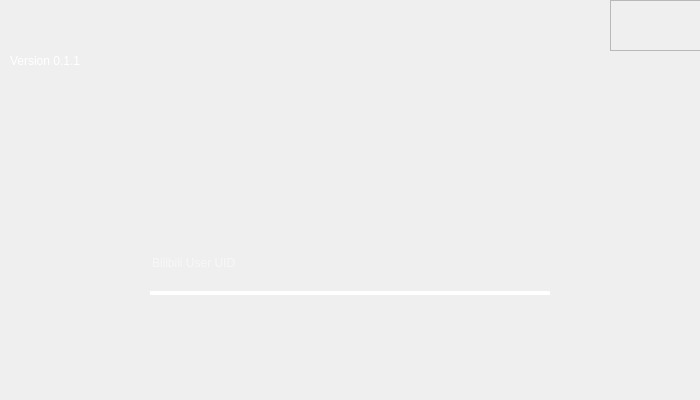
<?xml version="1.0" encoding="UTF-8"?>
<ui version="4.0">
 <class>Form</class>
 <widget class="QWidget" name="Form">
  <property name="geometry">
   <rect>
    <x>0</x>
    <y>0</y>
    <width>700</width>
    <height>400</height>
   </rect>
  </property>
  <property name="minimumSize">
   <size>
    <width>700</width>
    <height>400</height>
   </size>
  </property>
  <property name="maximumSize">
   <size>
    <width>700</width>
    <height>400</height>
   </size>
  </property>
  <property name="windowTitle">
   <string>Form</string>
  </property>
  <property name="styleSheet">
   <string notr="true"/>
  </property>
  <widget class="QLabel" name="background">
   <property name="geometry">
    <rect>
     <x>0</x>
     <y>0</y>
     <width>700</width>
     <height>400</height>
    </rect>
   </property>
   <property name="styleSheet">
    <string notr="true"/>
   </property>
   <property name="text">
    <string/>
   </property>
  </widget>
  <widget class="QLineEdit" name="login_uid">
   <property name="geometry">
    <rect>
     <x>150</x>
     <y>235</y>
     <width>400</width>
     <height>60</height>
    </rect>
   </property>
   <property name="styleSheet">
    <string notr="true">font: 30pt &quot;猫啃什锦黑-轻量版&quot;;
border:none;
border-bottom:4px solid rgba(255,255,255,255);
background-color: rgba( 0, 0, 0, 0);
color: rgb(255,255,255);</string>
   </property>
   <property name="placeholderText">
    <string>Bilibili User UID</string>
   </property>
  </widget>
  <widget class="QPushButton" name="login">
   <property name="geometry">
    <rect>
     <x>270</x>
     <y>315</y>
     <width>161</width>
     <height>71</height>
    </rect>
   </property>
   <property name="styleSheet">
    <string notr="true">QPushButton{
	border:none;
}
QPushButton:hover{
	padding-bottom:5px;
}
 QPushButton:hover {
        icon: url(:/icon/icon/login_hover.png);
    }</string>
   </property>
   <property name="text">
    <string/>
   </property>
   <property name="icon">
    <iconset resource="../pic/res.qrc">
     <normaloff>:/icon/icon/login.png</normaloff>:/icon/icon/login.png</iconset>
   </property>
   <property name="iconSize">
    <size>
     <width>150</width>
     <height>150</height>
    </size>
   </property>
  </widget>
  <widget class="QLabel" name="logo">
   <property name="geometry">
    <rect>
     <x>-50</x>
     <y>-70</y>
     <width>200</width>
     <height>200</height>
    </rect>
   </property>
   <property name="styleSheet">
    <string notr="true">border-image: url(:/logo/logo/up1.png);</string>
   </property>
   <property name="text">
    <string/>
   </property>
  </widget>
  <widget class="QLabel" name="version">
   <property name="geometry">
    <rect>
     <x>10</x>
     <y>50</y>
     <width>131</width>
     <height>21</height>
    </rect>
   </property>
   <property name="styleSheet">
    <string notr="true">font: 12pt &quot;猫啃什锦黑-轻量版&quot;;
color: rgb(255, 255, 255);</string>
   </property>
   <property name="text">
    <string>Version 0.1.1</string>
   </property>
  </widget>
  <widget class="QFrame" name="frame">
   <property name="geometry">
    <rect>
     <x>610</x>
     <y>0</y>
     <width>91</width>
     <height>51</height>
    </rect>
   </property>
   <property name="styleSheet">
    <string notr="true">QPushButton{
	border:none;
}
</string>
   </property>
   <property name="frameShape">
    <enum>QFrame::Shape::StyledPanel</enum>
   </property>
   <property name="frameShadow">
    <enum>QFrame::Shadow::Raised</enum>
   </property>
   <layout class="QHBoxLayout" name="horizontalLayout">
    <item>
     <widget class="QPushButton" name="showmini_mini">
      <property name="styleSheet">
       <string notr="true"> QPushButton:hover {
        icon: url(:/icon/icon/showmini_mini_hover);
    }
</string>
      </property>
      <property name="text">
       <string/>
      </property>
      <property name="icon">
       <iconset resource="../pic/res.qrc">
        <normaloff>:/icon/icon/showmini_mini.png</normaloff>:/icon/icon/showmini_mini.png</iconset>
      </property>
      <property name="iconSize">
       <size>
        <width>20</width>
        <height>20</height>
       </size>
      </property>
     </widget>
    </item>
    <item>
     <widget class="QPushButton" name="close_mini">
      <property name="styleSheet">
       <string notr="true"> QPushButton:hover {
        icon: url(:/icon/icon/close_mini_hover.png);
    }

</string>
      </property>
      <property name="text">
       <string/>
      </property>
      <property name="icon">
       <iconset resource="../pic/res.qrc">
        <normaloff>:/icon/icon/close_mini.png</normaloff>:/icon/icon/close_mini.png</iconset>
      </property>
      <property name="iconSize">
       <size>
        <width>20</width>
        <height>20</height>
       </size>
      </property>
     </widget>
    </item>
   </layout>
  </widget>
 </widget>
 <resources>
  <include location="../pic/res.qrc"/>
 </resources>
 <connections>
  <connection>
   <sender>close_mini</sender>
   <signal>clicked()</signal>
   <receiver>Form</receiver>
   <slot>close()</slot>
   <hints>
    <hint type="sourcelabel">
     <x>672</x>
     <y>25</y>
    </hint>
    <hint type="destinationlabel">
     <x>734</x>
     <y>-13</y>
    </hint>
   </hints>
  </connection>
  <connection>
   <sender>showmini_mini</sender>
   <signal>clicked()</signal>
   <receiver>Form</receiver>
   <slot>showMinimized()</slot>
   <hints>
    <hint type="sourcelabel">
     <x>637</x>
     <y>19</y>
    </hint>
    <hint type="destinationlabel">
     <x>703</x>
     <y>-20</y>
    </hint>
   </hints>
  </connection>
 </connections>
</ui>
